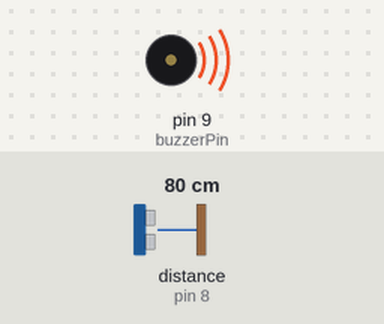
Bench run of a sketch on a simulated Arduino Uno, built with avr-gcc and run on an emulated ATmega328P. Parts: buzzer (waves = sounding). Wiring (inferred from the names in the program): ultrasonic range finder: trigger pin 7; echo pin 8. Inputs (shaded band) come from the test bench; at power-on: distance to the obstacle (sensor on pin 8) 80 cm. The echo pulse lasts 58.3 µs per cm.

Above: at 1.2 s.
1.3 s: distance to the obstacle (sensor on pin 8) set to 35 cm
4.3 s: distance to the obstacle (sensor on pin 8) set to 2 cm
At 4.44 s:
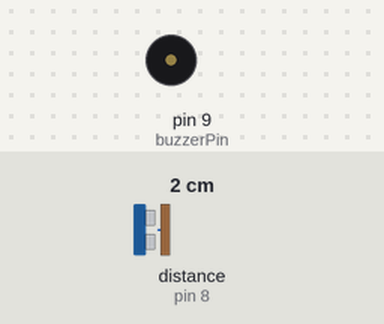
Timing chart, 0 to 7.3 s (numbered marks = the images above; inputs shaded):
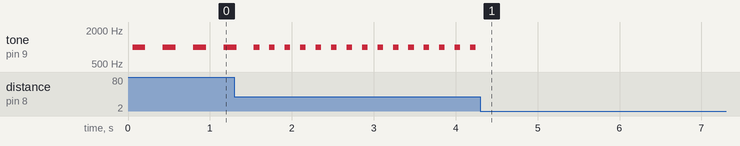

Measured:
- after the input at 4.3 s, tone on pin 9 (buzzerPin): stops changing and stays silent
- by itself, tone on pin 9 (buzzerPin): repeats every 0.19 s: 1000 Hz 0.07 s, silent 0.12 s

The sketch:

MechanicEyes.ino
```cpp
int maximumRange = 100;                                 //max range to turn on the buzzer
int minimumRange = 0;                                   //min range to turn on the buzzer

void setup() {
  int trigPin=7;                                        //checker pin on the transmitter
  int echoPin=8;                                        //receiver pin on the transmitter
  int buzzerPin=9;                                      //Power supply of buzzer
  pinMode(trigPin, OUTPUT);                             // Sensörün çıkış pini
  pinMode(echoPin, INPUT);                              // Sensörün Alıcı pini
  pinMode(buzzerPin, OUTPUT);                           // Sensörün güç kaynağı

}

void loop() {

  int olcum = mesafe(maximumRange, minimumRange);       //ölçüm fonksiyonu
  nota(olcum*2);                                        //buzzerdan çıkan ses tonu
}

int mesafe(int maxrange, int minrange)
{
  long duration, distance;
  int trigPin=7;
  int echoPin=8;
  int buzzerPin=9;
  digitalWrite(trigPin,LOW);                            //trigPini kapatır
  delayMicroseconds(2);
  digitalWrite(trigPin, HIGH);                          //trigPini açar
  delayMicroseconds(10);
  digitalWrite(trigPin, LOW);                           //trigPini kapatır

  duration = pulseIn(echoPin, HIGH);                    //açılış-kapanış arası geçen süreyi ölçer
  distance = duration / 58.2;
  delay(50);                                            //bekleme süresi
  if(distance >= maxrange || distance <= minrange)      //distance belirlenen mesafeler arasında değilse ötmez
  return 0;
  return distance;                                      //distance belirlenen mesafeler arasında ise öter
}

int nota(int dly)
{
  int buzzerPin=9;
  tone(buzzerPin, 1000);                                //buzzerin çıkardığı ses tonu
  delay(dly);
  noTone(buzzerPin);
  delay(dly);

}
```
